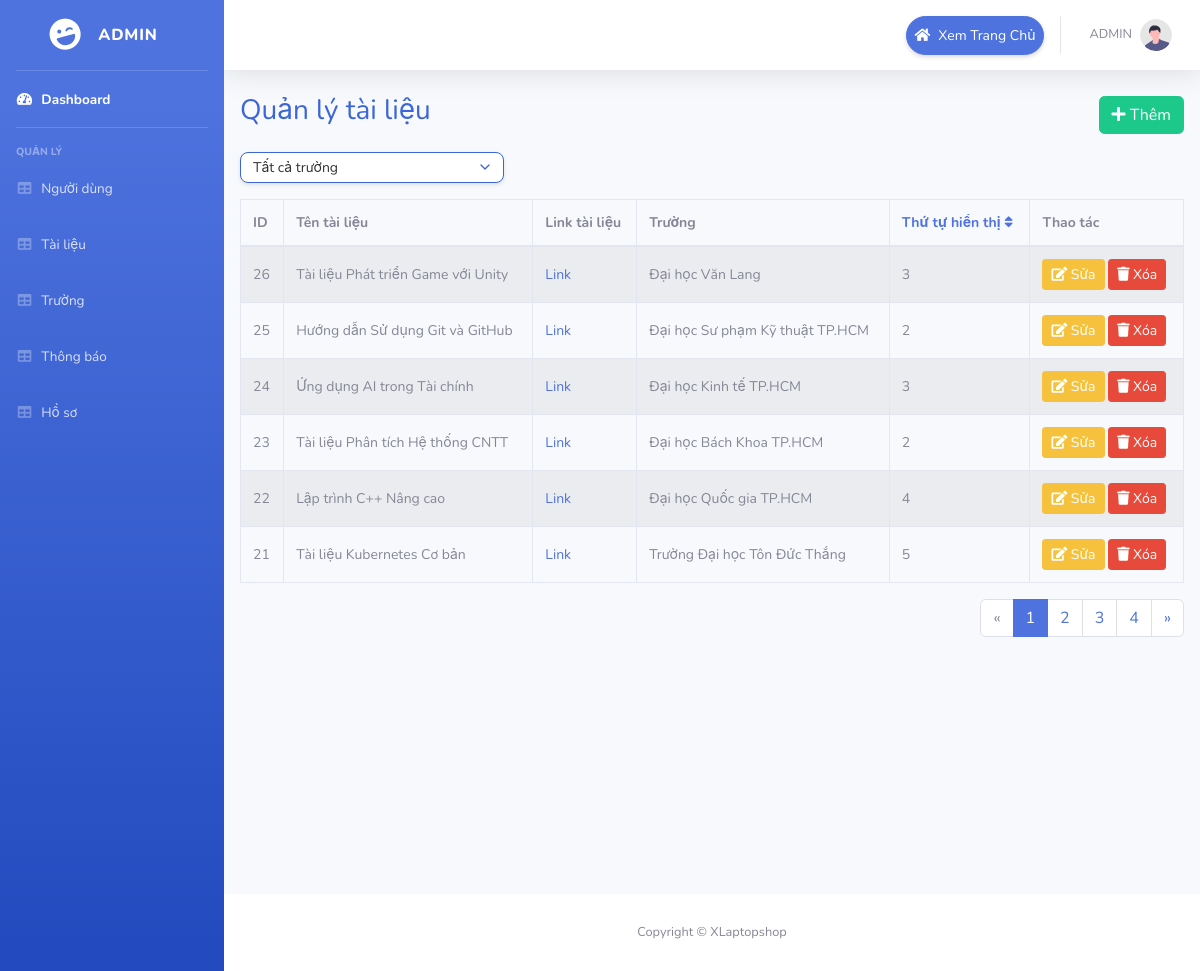
/admin/index.php?pg=documents (signed in), run on the app's committed database.
### tables this page shows
CREATE TABLE `documents` (
  `id` int NOT NULL,
  `name` varchar(255) NOT NULL,
  `link` text NOT NULL,
  `order_number` int NOT NULL,
  `university_id` int NOT NULL
);

CREATE TABLE `universities` (
  `id` int NOT NULL,
  `name` varchar(255) NOT NULL
);

### dao/pdo.php (called while the page is built, shortened)
<?php
function pdo_get_connection()
{
    $dburl = "mysql:host=localhost;dbname=university_portal;charset=utf8";
    $username = 'root';
    $password = '123456';
    $conn = new PDO($dburl, $username, $password);
    $conn->setAttribute(PDO::ATTR_ERRMODE, PDO::ERRMODE_EXCEPTION);
    return $conn;
}
function pdo_query($sql)
{
    $sql_args = array_slice(func_get_args(), 1);
    try {
        $conn = pdo_get_connection();
        $stmt = $conn->prepare($sql);
        $stmt->execute($sql_args);
        $rows = $stmt->fetchAll();
        return $rows;
    } catch (PDOException $e) {
        throw $e;
    } finally {
        unset($conn);
    }
}
function pdo_query_value($sql)
{
    $sql_args = array_slice(func_get_args(), 1);
    try {
        $conn = pdo_get_connection();
        $stmt = $conn->prepare($sql);
        $stmt->execute($sql_args);
        $row = $stmt->fetch(PDO::FETCH_ASSOC);
        return array_values($row)[0];
    } catch (PDOException $e) {
        throw $e;
    } finally {
        unset($conn);
    }
}

### dao/document.php (called while the page is built, shortened)
<?php
require_once 'pdo.php';
function get_document_count($university_id = null)
{
    $sql = "SELECT COUNT(*) FROM documents";
    return pdo_query_value($sql);
}
function get_documents_paginated_with_university($limit, $offset, $university_id = null, $sort = null, $order = 'ASC')
{
    $sql = "SELECT d.id, d.name, d.link, d.order_number, u.name AS university_name
            FROM documents d
            LEFT JOIN universities u ON d.university_id = u.id";
    if ($sort === 'order_number') {
        $sql .= " ORDER BY d.order_number " . ($order === 'ASC' ? 'ASC' : 'DESC');
    } else {
        $sql .= " ORDER BY d.id DESC";
    }
    $sql .= " LIMIT  $offset , $limit ";
    return pdo_query($sql);
}

### admin/view/document/documents.php (the view, shortened to what this page needs)
<?php
$limit = 6;
$current_page = isset($_GET['page']) ? (int)$_GET['page'] : 1;
$current_page = max($current_page, 1);
$offset = ($current_page - 1) * $limit;
$university_id = isset($_GET['university_id']) ? $_GET['university_id'] : null;
$sort = isset($_GET['sort']) && $_GET['sort'] === 'order_number' ? 'order_number' : null;
$order = isset($_GET['order']) && in_array($_GET['order'], ['ASC', 'DESC']) ? $_GET['order'] : 'ASC';
$total_rows = (int)get_document_count($university_id);
$total_pages = (int)ceil($total_rows / $limit);
$documents = get_documents_paginated_with_university($limit, $offset, $university_id, $sort, $order);
?>
<div class="table-container px-3 min-vh-100">
    <div class="d-flex justify-content-between align-items-center mb-3">
        <h3 style="color: rgb(60, 102, 215);">Quản lý tài liệu</h3>
        <a href="index.php?pg=adddocument" class="btn btn-success">
            <i class="fas fa-plus"></i> Thêm
        </a>
    </div>
    <div class="mb-3">
        <form method="GET" action="index.php">
            <div class="input-group" style="max-width: 300px;">
                <select name="university_id" class="form-select" onchange="this.form.submit()">
                    <option value="">Tất cả trường</option>
                </select>
            </div>
        </form>
    </div>
    <div class="table-responsive">
        <table class="table table-bordered table-striped">
            <thead>
                <tr>
                    <th>ID</th>
                    <th>Tên tài liệu</th>
                    <th>Link tài liệu</th>
                    <th>Trường</th>
                    <th>
                        <a href="index.php?pg=documents&page=<?php echo $current_page; ?>&university_id=<?php echo $university_id ?? ''; ?>&sort=order_number&order=<?php echo $sort === 'order_number' && $order === 'ASC' ? 'DESC' : 'ASC'; ?>" class="sort-link <?php echo $sort === 'order_number' ? 'active' : ''; ?>">
                            Thứ tự hiển thị
                            <?php if ($sort === 'order_number'): ?>
                                <i class="fas fa-sort-<?php echo $order === 'ASC' ? 'up' : 'down'; ?>"></i>
                            <?php else: ?>
                                <i class="fas fa-sort"></i>
                            <?php endif; ?>
                        </a>
                    </th>
                    <th>Thao tác</th>
                </tr>
            </thead>
            <tbody>
                <?php if (count($documents) > 0): ?>
                    <?php foreach ($documents as $document): ?>
                        <tr>
                            <td><?php echo ($document['id']); ?></td>
                            <td><?php echo ($document['name']); ?></td>
                            <td><a href="<?php echo ($document['link']); ?>" target="_blank">Link</a></td>
                            <td><?php echo ($document['university_name'] ?? 'Không xác định'); ?></td>
                            <td><?php echo ($document['order_number']); ?></td>
                            <td>
                                <a href="index.php?pg=updatedocument&id=<?php echo $document['id']; ?>">
                                    <button class="btn btn-warning btn-sm"><i class="fas fa-edit"></i> Sửa</button>
                                </a>
                                <a href="index.php?pg=deletedocument&id=<?php echo $document['id']; ?>" onclick="return confirm('Bạn có chắc muốn xóa tài liệu này?')">
                                    <button class="btn btn-danger btn-sm"><i class="fas fa-trash"></i> Xóa</button>
                                </a>
                            </td>
                        </tr>
                    <?php endforeach; ?>
                <?php else: ?>
                    <tr>
                        <td colspan="6" class="text-center">Không có dữ liệu</td>
                    </tr>
                <?php endif; ?>
            </tbody>
        </table>
    </div>
    <nav aria-label="Page navigation">
        <ul class="pagination justify-content-end">
            <li class="page-item <?php echo $current_page <= 1 ? 'disabled' : ''; ?>">
                <a class="page-link" href="index.php?pg=documents&page=<?php echo $current_page - 1; ?>&university_id=<?php echo $university_id ?? ''; ?>&sort=<?php echo $sort; ?>&order=<?php echo $order; ?>" aria-label="Previous">
                    <span aria-hidden="true">«</span>
                </a>
            </li>
            <?php for ($i = 1; $i <= $total_pages; $i++): ?>
                <li class="page-item <?php echo $current_page == $i ? 'active' : ''; ?>">
                    <a class="page-link" href="index.php?pg=documents&page=<?php echo $i; ?>&university_id=<?php echo $university_id ?? ''; ?>&sort=<?php echo $sort; ?>&order=<?php echo $order; ?>"><?php echo $i; ?></a>
                </li>
            <?php endfor; ?>
            <li class="page-item <?php echo $current_page >= $total_pages ? 'disabled' : ''; ?>">
                <a class="page-link" href="index.php?pg=documents&page=<?php echo $current_page + 1; ?>&university_id=<?php echo $university_id ?? ''; ?>&sort=<?php echo $sort; ?>&order=<?php echo $order; ?>" aria-label="Next">
                    <span aria-hidden="true">»</span>
                </a>
            </li>
        </ul>
    </nav>
</div>

### admin/view/header.php (shortened to what this page needs)
<!DOCTYPE html>
<html lang="en">
<head>
    <link href="layout/vendor/fontawesome-free/css/all.min.css" rel="stylesheet" type="text/css">
    <link href="layout/css/sb-admin-2.min.css" rel="stylesheet">
    <link href="layout/css/my-style.css" rel="stylesheet">
</head>
<body id="page-top">
    <div id="wrapper">
        <ul class="navbar-nav bg-gradient-primary sidebar sidebar-dark accordion" id="accordionSidebar">
            <a class="sidebar-brand d-flex align-items-center justify-content-center" href="index.php">
                <div class="sidebar-brand-icon rotate-n-15">
                    <i class="fas fa-laugh-wink"></i>
                </div>
                <div class="sidebar-brand-text mx-3">Admin</div>
            </a>
            <hr class="sidebar-divider my-0">
            <li class="nav-item active">
                <a class="nav-link" href="index.php">
                    <i class="fas fa-fw fa-tachometer-alt"></i>
                    <span>Dashboard</span></a>
            </li>
            <hr class="sidebar-divider">
            <div class="sidebar-heading">
                Quản lý
            </div>
            <li class="nav-item">
                <a class="nav-link" href="index.php?pg=users">
                    <i class="fas fa-fw fa-table"></i>
                    <span>Người dùng</span></a>
            </li>
            <li class="nav-item">
                <a class="nav-link" href="index.php?pg=documents">
                    <i class="fas fa-fw fa-table"></i>
                    <span>Tài liệu</span></a>
            </li>
            <li class="nav-item">
                <a class="nav-link" href="index.php?pg=universities">
                    <i class="fas fa-fw fa-table"></i>
                    <span>Trường</span></a>
            </li>
            <li class="nav-item">
                <a class="nav-link" href="index.php?pg=notifications">
                    <i class="fas fa-fw fa-table"></i>
                    <span>Thông báo</span></a>
            </li>
            <li class="nav-item">
                <a class="nav-link" href="index.php?pg=profile">
                    <i class="fas fa-fw fa-table"></i>
                    <span>Hồ sơ</span></a>
            </li>
        </ul>
        <div id="content-wrapper" class="d-flex flex-column">
            <div id="content">
                <nav class="navbar navbar-expand navbar-light bg-white topbar mb-4 static-top shadow">
                    <ul class="navbar-nav ml-auto">
                        <a class="btn btn-primary btn-sm px-2 py-2 rounded-pill shadow-sm d-flex align-items-center mt-3 mb-3 home-button" href="../index.php">
                            <i class="fas fa-home mr-2 "></i> Xem Trang Chủ
                        </a>
                        <li class="nav-item dropdown no-arrow">
                            <a class="nav-link dropdown-toggle" href="#" id="userDropdown" role="button" data-toggle="dropdown"
                                aria-haspopup="true" aria-expanded="false">
                                <span class="mr-2 d-none d-lg-inline text-gray-600 small">ADMIN</span>
                                <img class="img-profile rounded-circle" src="layout/img/undraw_profile.svg">
                            </a>
                        </li>
                    </ul>
                </nav>

### admin/index.php (shortened to what this page needs)
<?php
require_once "../dao/pdo.php";
require_once "../dao/document.php";
include "view/header.php";
if (!isset($_GET['pg'])) {
    $total_documents = get_document_count();
    $total_universities = get_university_count();
    $total_users = get_user_count();
    $total_notifications = get_notification_count();
    include "view/home.php";
} else {
    switch ($_GET['pg']) {
        case 'documents':
            include "view/document/documents.php";
            break;
    }
}
include "view/footer.php";

### admin/view/footer.php (shortened to what this page needs)
<footer class="sticky-footer bg-white">
    <div class="container my-auto">
        <div class="copyright text-center my-auto">
            <span>Copyright &copy; XLaptopshop</span>
        </div>
    </div>
</footer>
</div>
</div>
</body>
</html>

### admin/layout/css/my-style.css (style rules this page uses)
.form-select { border: 1px solid #3c66d7; border-radius: 8px; padding: 4px 30px 4px 12px; font-size: 14px; color: #333; background-color: #fff; box-shadow: 0 2px 4px rgba(0, 0, 0, 0.1); transition: all 0.3s ease; appearance: none; background-repeat: no-repeat; background-position: right 10px center; background-size: 16px; }
.table { font-size: 14px; }
.table th, .table td { vertical-align: middle; }

### data on the page
documents: id "26", name "Tài liệu Phát triển Game với Unity", university.name "Đại học Văn Lang", order_number "3"
documents: id "25", name "Hướng dẫn Sử dụng Git và GitHub", university.name "Đại học Sư phạm Kỹ thuật TP.HCM", order_number "2"
documents: id "24", name "Ứng dụng AI trong Tài chính", university.name "Đại học Kinh tế TP.HCM", order_number "3"
documents: id "23", name "Tài liệu Phân tích Hệ thống CNTT", university.name "Đại học Bách Khoa TP.HCM", order_number "2"
documents: id "22", name "Lập trình C++ Nâng cao", university.name "Đại học Quốc gia TP.HCM", order_number "4"
documents: id "21", name "Tài liệu Kubernetes Cơ bản", university.name "Trường Đại học Tôn Đức Thắng", order_number "5"
